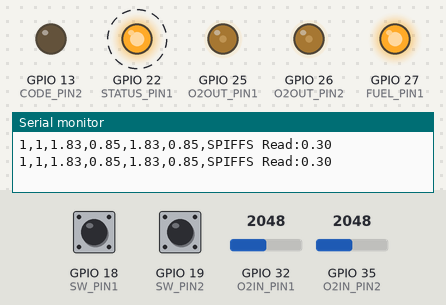
This sketch was run on a simulated ESP32. Shown: output pins drawn as LEDs (lit = HIGH), the last lines printed to the serial monitor. Dashed ring = blinking. The inputs (shaded band) are chosen by the test bench; at power-on: GPIO 35 (O2IN_PIN2) = 2048, GPIO 19 (SW_PIN2) HIGH, GPIO 32 (O2IN_PIN1) = 2048, GPIO 18 (SW_PIN1) HIGH. Storage starts empty; pins used as bus, display or sensor lines are not drawn.

Above: at 1.4 s.
1.5 s: GPIO 35 (O2IN_PIN2) set to 0
At 2.2 s:
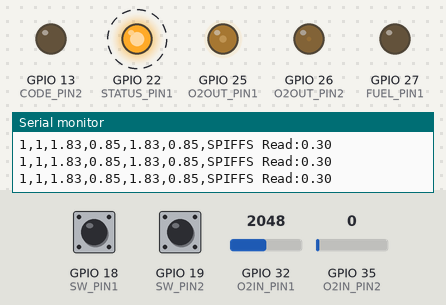
4.7 s: GPIO 19 (SW_PIN2) pulled LOW for 0.75 s
At 5.1 s:
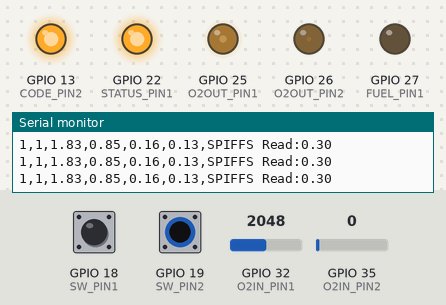
7.9 s: GPIO 32 (O2IN_PIN1) set to 1308
11.1 s: GPIO 32 (O2IN_PIN1) set to 1215
At 12.4 s:
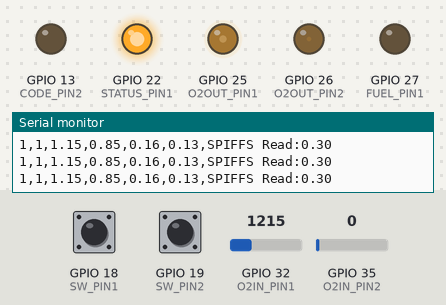
12.7 s: GPIO 32 (O2IN_PIN1) set to 2047
At 13.7 s:
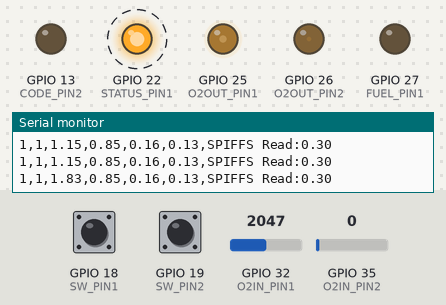
15.9 s: GPIO 32 (O2IN_PIN1) set to 1228
At 16.31 s:
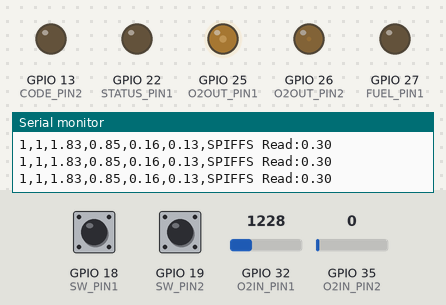
Timing chart, 0 to 18.7 s (numbered marks = the images above; inputs shaded):
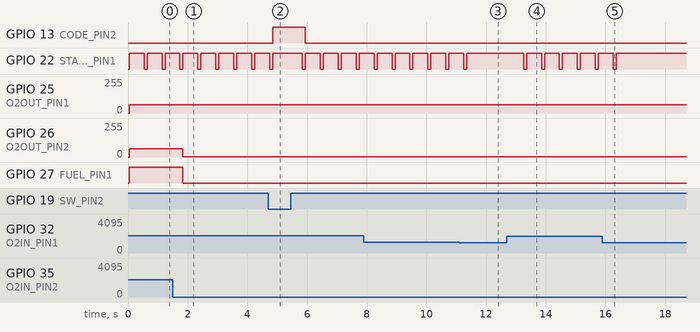

Measured:
- the behaviour switches between 1275 and 1274 on GPIO 32 (O2IN_PIN1) (found by bisection; images 2 and 3)
- after the input at 1.5 s, GPIO 26 (O2OUT_PIN2): 63/255 → 3/255 after 0.34 s; GPIO 27 (FUEL_PIN1): HIGH → LOW after 0.34 s
- after the input at 4.7 s, GPIO 13 (CODE_PIN2): LOW → HIGH after 0.14 s, → LOW 1.1 s later
- after the input at 11.1 s, GPIO 22 (STATUS_PIN1): goes on until 11.4 s, then stays HIGH
- after the input at 12.7 s, GPIO 22 (STATUS_PIN1): alternates HIGH for 0.50 s and LOW for 0.10 s, starting after 0.56 s
- after the input at 15.9 s, GPIO 22 (STATUS_PIN1): goes on until 16.4 s, then stays HIGH
- by itself, GPIO 22 (STATUS_PIN1): alternates HIGH for 0.50 s and LOW for 0.10 s

The sketch:

narrowband_shifter2_2.ino
```cpp
///////// Description //////////
/*
  This is a lambda shift device for engines with narrow band sensors.
  Normally, the ECU judges the O2 sensor output of 0.4 to 0.5v as A/F 14.7,
  below 0.4v as lean, and above 0.5v as rich.

  This device receives the output from the O2 sensor at A6, shifts the in_volt1age to be sent to the ECU, and outputs it to D3.
  Three different values are shifted by switches.
  -SW1 On: A/F ratio 14.0 Best power
  -SW2 On: A/F ratio 15.4 Best economy
  SW Off: A/F Ratio: 14.7 Stock The amount to be shifted can be adjusted by changing variables.

  STATUS_LED
  For detecting O2 sensor failure and checking switch settings.
  When the O2 sensor input is 0.1v or less (when the engine is stopped), the following operation is performed.
  -SW1 on: Flashes every 0.2 seconds
  -SW2 on: Flashes every 1 second
  -SW off: Flashes every 0.5 sec.
  If the blinking continues even after the engine is turned on, there is a possibility of 02 sensor failure.
  If the blinking interval does not change even after switching the switch, the switch may be faulty.

  Fuel_LED
  Lights up when the rich signal is sent to the ECU. You can check if it is working properly as a system.
  If the light does not come on when the engine is started and the accelerator pedal is opened, there may be some kind of error.
*/

/* #include <WiFi.h>
  #include "ESPAsyncWebServer.h" */
#include "SPIFFS.h"
// #include "FS.h"
#define FORMAT_SPIFFS_IF_FAILED true

///// WiFi Config /////

/* const char ssid[] = "ESP32AP-TEST";
  const char pass[] = "12345678";       // パスワードは8文字以上
  const IPAddress ip(192, 168, 123, 45);
  const IPAddress subnet(255, 255, 255, 0);
  AsyncWebServer server(80);            // ポート設定  */


///// A/F Config /////
// If you want to change A/F, Change value.
//-0.30 15.4
//-0.20 15.1
//-0.10 14.9
// 0.00 14.7
// 0.10 14.5
// 0.20 14.3
// 0.30 14.0
// 0.40 13.6-

const float sw1_shift = 0.30;
const float sw2_shift = 0.40;
const float swoff_shift = 0;

////////// Program ///////////
///// Update duration ////
const int update_frequency = 100;

//These are HW configuration.  Don't change this value
//
const int O2IN_PIN1 = 32;
const int O2IN_PIN2 = 35;
const int O2OUT_PIN1 = 25;
const int O2OUT_PIN2 = 26;
const int SW_PIN1 = 18;
const int SW_PIN2 = 19;
const int STATUS_PIN1 = 22;
const int FUEL_PIN1 = 27;
const int CODE_PIN1 = 23;
const int CODE_PIN2 = 13;

const int out_duty_low = 3;
const int out_duty_mid = 29;
const int out_duty_high = 63;
const float  min_volt1 = 0.17;

float read_value;

////////// Execution Part //////////
void setup() {
  Serial.begin(9600);

  /*  // SPIFFSのセットアップ
    if (!SPIFFS.begin(true)) {
      Serial.println("An Error has occurred while mounting SPIFFS");
      return;
    }

    WiFi.softAP(ssid, pass);           // SSIDとパスの設定
    delay(100);                        // このdelayを入れないと失敗する場合がある
    WiFi.softAPConfig(ip, ip, subnet); // IPアドレス、ゲートウェイ、サブネットマスクの設定

    IPAddress myIP = WiFi.softAPIP();  // WiFi.softAPIP()でWiFi起動

    // 各種情報を表示
    Serial.print("SSID: ");
    Serial.println(ssid);
    Serial.print("AP IP address: ");
    Serial.println(myIP);

    // GETリクエストに対するハンドラーを登録
    // rootにアクセスされた時のレスポンス
    server.on("/", HTTP_GET, [](AsyncWebServerRequest * request) {
      request->send(SPIFFS, "/index.html");
    });
    // style.cssにアクセスされた時のレスポンス
    server.on("/style.css", HTTP_GET, [](AsyncWebServerRequest * request) {
      request->send(SPIFFS, "/style.css", "text/css");
    });

    // サーバースタート
    server.begin();

    Serial.println("Server start!"); */

  ////// A/F
  pinMode( STATUS_PIN1, OUTPUT );
  pinMode( O2OUT_PIN1, OUTPUT );
  pinMode( O2OUT_PIN2, OUTPUT );
  pinMode( SW_PIN1, INPUT_PULLUP );
  pinMode( SW_PIN2, INPUT_PULLUP );
  pinMode( CODE_PIN1, OUTPUT );
  pinMode( CODE_PIN2, OUTPUT );

  ledcSetup(0, 12800, 8);
  ledcAttachPin(FUEL_PIN1, 0);

 ////////////////////////
  Serial.println ("");
  SPIFFS.begin();  // ③SPIFFS開始
  String wrfile = "/spiffs_test.txt"; // ④読み書きするファイル名を設定
  String writeStr = "0.30"; // ⑤書き込み文字列を設定
  File fw = SPIFFS.open(wrfile.c_str(), "w");// ⑥ファイルを書き込みモードで開く
  fw.println( writeStr ); // ⑦ファイルに書き込み
  fw.close(); // ⑧ファイルを閉じる

  File fr = SPIFFS.open(wrfile.c_str(), "r");// ⑩ファイルを読み込みモードで開く
  String readStr = fr.readStringUntil('\n');// ⑪改行まで１行読み出し
  read_value = readStr.toFloat();
  fr.close(); // ⑫  ファイルを閉じる

}

void loop() {
  int o2_value1 = analogRead( O2IN_PIN1 );
  int o2_value2 = analogRead( O2IN_PIN2 );
  int sw1_value = digitalRead( SW_PIN1 );
  int sw2_value = digitalRead( SW_PIN2 );
  float in_volt1 = (o2_value1 + 201) / 1230.0;
  float in_volt2 = (o2_value2 + 201) / 1230.0;

  float out_volt;
  float serial_out_volt1;
  float serial_out_volt2;

  // Status LED turning on
  digitalWrite(STATUS_PIN1, HIGH);

  ///// SW1
  // Cording Plug
  digitalWrite(CODE_PIN1, HIGH );
  digitalWrite(CODE_PIN2, LOW );

  if (sw1_value == 0 ) {
    // OUTPUT to ECU and Rich LED
    serial_out_volt1 = out_proc(in_volt1, sw1_shift, O2OUT_PIN1);
    serial_out_volt2 = out_proc(in_volt2, sw1_shift, O2OUT_PIN2);

    // STATUS LED　
    if (in_volt1 < min_volt1 || in_volt1 > 1.2) {
      delay(200);
      digitalWrite(STATUS_PIN1, LOW );
    }
  }

  ///// SW OFF
  if (sw1_value == 1 && sw2_value == 1 ) {
    // Cording Plug
    digitalWrite(CODE_PIN1, LOW );
    digitalWrite(CODE_PIN2, LOW );

    // OUTPUT to ECU and Rich LED
    serial_out_volt1 = out_proc(in_volt1, swoff_shift, O2OUT_PIN1);
    serial_out_volt2 = out_proc(in_volt2, swoff_shift, O2OUT_PIN2);


    ///// STATUS LED　
    if (in_volt1 < min_volt1 || in_volt1 > 1.2) {
      delay(500);
      digitalWrite(STATUS_PIN1, LOW);
    }
  }

  // SW2
  if (sw2_value == 0 ) {
    // Cording Plug
    digitalWrite(CODE_PIN1, LOW );
    digitalWrite(CODE_PIN2, HIGH );

    // OUTPUT to ECU and Rich LED
    serial_out_volt1 = out_proc(in_volt1, sw2_shift, O2OUT_PIN1);
    serial_out_volt2 = out_proc(in_volt2, sw2_shift, O2OUT_PIN2);

    // STATUS LED　
    if (in_volt1 < min_volt1 || in_volt1 > 1.2) {
      delay(1000);
      digitalWrite(STATUS_PIN1, LOW);
    }
  }

  // for logging //
  Serial.print( sw1_value );
  Serial.print( "," );
  Serial.print( sw2_value );
  Serial.print( "," );
  Serial.print( in_volt1 );
  Serial.print( "," );
  Serial.print ( serial_out_volt1 );
  Serial.print( "," );
  Serial.print( in_volt2 );
  Serial.print( "," );
  Serial.print ( serial_out_volt2 );
  Serial.print (",");
  Serial.print("SPIFFS Read:"); // ⑬シリアルモニタにEEPROM内容表示
  Serial.println(read_value);

  // Duration of update in_volt1age value
  delay(update_frequency);
}

//The voltage from the 02 sensor is input, the shift amount is added to the set air-fuel ratio,
//the output voltage to the ECU, and the FUEL LED is turned on or off.
float out_proc (float in_volt, float shift_value, int out_pin) {
  float out_volt;
  float out_duty;

  if (in_volt <= 0.43 + shift_value) {
    ledcWrite(0, 0 );
    out_duty = out_duty_low;
  }
  if (in_volt >= 0.43 + shift_value && in_volt < 0.47 + shift_value) {
    ledcWrite(0, 40 );
    out_duty = out_duty_mid;
  }
  if (in_volt >= 0.47 + shift_value) {
    ledcWrite(0, 255 );
    out_duty = out_duty_high;
  }
  dacWrite( out_pin, out_duty);
  out_volt = (out_duty + 8.0) / 84.0;
  return (out_volt);
}

/* void writeFile(fs::FS &fs, const char * path, const char * message) {
  File file = fs.open(path, FILE_WRITE);
  if (!file) {
    return;
  }
  file.print(message);
  }

  void readFile(fs::FS &fs, const char * path) {
  File file = fs.open(path);
  if (!file || file.isDirectory()) {
    return;
  }
  while (file.available()) {
    Serial.write(file.read());
  }
  } */
```
